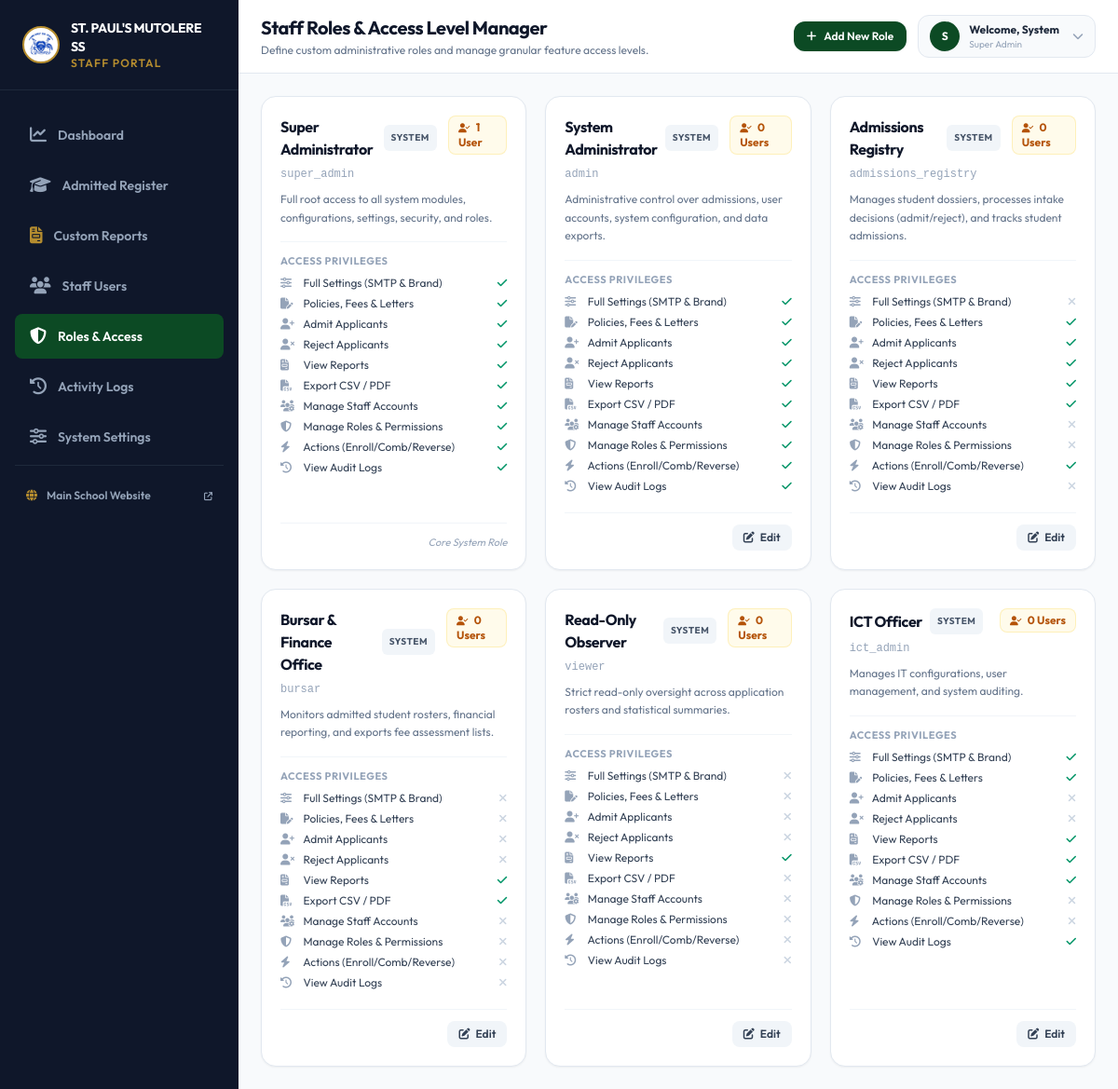
Page /admin/roles.php (signed in) on the committed database.
### tables this page shows
CREATE TABLE IF NOT EXISTS `system_roles` (
  `id` INT AUTO_INCREMENT PRIMARY KEY,
  `role_key` VARCHAR(50) NOT NULL UNIQUE,
  `role_name` VARCHAR(100) NOT NULL,
  `description` TEXT DEFAULT NULL,
  `can_manage_settings` TINYINT DEFAULT 0,
  `can_manage_admission_policies` TINYINT DEFAULT 0,
  `can_admit_students` TINYINT DEFAULT 0,
  `can_reject_students` TINYINT DEFAULT 0,
  `can_view_reports` TINYINT DEFAULT 1,
  `can_export_data` TINYINT DEFAULT 0,
  `can_manage_users` TINYINT DEFAULT 0,
  `can_manage_roles` TINYINT DEFAULT 0,
  `can_take_application_actions` TINYINT DEFAULT 0,
  `can_view_logs` TINYINT DEFAULT 0,
  `is_system` TINYINT DEFAULT 0,
  `created_at` TIMESTAMP DEFAULT CURRENT_TIMESTAMP
);

### admin/roles.php (the view, shortened to what the rows shown need)
<?php
require __DIR__ . '/auth.php';
require __DIR__ . '/../config/db.php';
$currentRole = $_SESSION['admin_role'] ?? '';
$roles = getAllRoles($pdo);
$isSuperAdmin = (($currentRole ?? '') === 'super_admin');
$userCounts = [];
try {
    $cStmt = $pdo->query("SELECT role, COUNT(*) as cnt FROM admin_users " . ($isSuperAdmin ? "" : "WHERE role != 'super_admin' ") . "GROUP BY role");
    while ($row = $cStmt->fetch(PDO::FETCH_ASSOC)) {
        $userCounts[$row['role']] = (int)$row['cnt'];
    }
} catch (Exception $e) {}
?>
<!DOCTYPE html>
<html lang="en">
<head>
    <script src="https://cdn.tailwindcss.com" data-cfasync="false"></script>
    <link rel="stylesheet" href="https://cdnjs.cloudflare.com/ajax/libs/font-awesome/6.5.1/css/all.min.css">
</head>
<body class="bg-slate-100 font-sans text-slate-800 min-h-screen flex flex-col md:flex-row overflow-x-hidden">
    <main class="flex-1 flex flex-col min-w-0 bg-slate-50 min-h-screen">
        <header class="bg-white border-b border-slate-200 px-4 sm:px-6 py-4 flex flex-col sm:flex-row justify-between sm:items-center gap-4">
            <div class="flex items-center gap-3">
                <div>
                    <h1 class="text-base sm:text-xl font-bold text-slate-900 tracking-tight">Staff Roles & Access Level Manager</h1>
                </div>
            </div>
        </header>
        <div class="p-6 max-w-7xl w-full mx-auto space-y-6">
            <div class="grid grid-cols-1 md:grid-cols-2 lg:grid-cols-3 gap-5">
                <?php foreach ($roles as $r):
                    $roleKey = $r['role_key'];
                    $isSys = !empty($r['is_system']);
                    $assignedUsers = $userCounts[$roleKey] ?? 0;
                    $perms = getRolePermissions($pdo, $roleKey);
                ?>
                <div class="bg-white rounded-2xl border border-slate-200 p-5 shadow-sm hover:shadow transition flex flex-col justify-between">
                    <div>
                        <div class="flex items-start justify-between gap-3 mb-2">
                            <div>
                                <h3 class="text-base font-bold text-slate-900 tracking-tight flex items-center gap-2">
                                    <?= htmlspecialchars($r['role_name']) ?>
                                    <?php if ($isSys): ?>
                                        <span class="px-2 py-0.5 bg-slate-100 text-slate-600 text-[10px] font-bold rounded-md uppercase tracking-wider">System</span>
                                    <?php else: ?>
                                        <span class="px-2 py-0.5 bg-brand-50 text-brand-700 text-[10px] font-bold rounded-md uppercase tracking-wider">Custom</span>
                                    <?php endif; ?>
                                </h3>
                                <span class="font-mono text-xs text-slate-400 font-medium"><?= htmlspecialchars($roleKey) ?></span>
                            </div>
                            <span class="px-2.5 py-1 bg-amber-50 text-amber-700 text-xs font-bold rounded-lg border border-amber-200/50">
                                <i class="fa-solid fa-user-check mr-1 text-[10px]"></i> <?= $assignedUsers ?> <?= $assignedUsers === 1 ? 'User' : 'Users' ?>
                            </span>
                        </div>
                        <p class="text-xs text-slate-500 leading-relaxed mb-4 min-h-[36px]">
                            <?= htmlspecialchars($r['description'] ?: 'Custom role with defined administrative access levels.') ?>
                        </p>
                        <div class="space-y-1.5 border-t border-slate-100 pt-3 text-xs">
                            <div class="text-[11px] font-bold text-slate-400 uppercase tracking-wider mb-2">Access Privileges</div>
                            <div class="flex items-center justify-between text-slate-700">
                                <span><i class="fa-solid fa-sliders w-4 text-slate-400 mr-1.5"></i> Full Settings (SMTP & Brand)</span>
                                <?= !empty($perms['can_manage_settings']) ? '<i class="fa-solid fa-check text-emerald-600 font-bold"></i>' : '<i class="fa-solid fa-xmark text-slate-300"></i>' ?>
                            </div>
                            <div class="flex items-center justify-between text-slate-700">
                                <span><i class="fa-solid fa-file-pen w-4 text-slate-400 mr-1.5"></i> Policies, Fees & Letters</span>
                                <?= (!empty($perms['can_manage_settings']) || !empty($perms['can_manage_admission_policies'])) ? '<i class="fa-solid fa-check text-emerald-600 font-bold"></i>' : '<i class="fa-solid fa-xmark text-slate-300"></i>' ?>
                            </div>
                            <div class="flex items-center justify-between text-slate-700">
                                <span><i class="fa-solid fa-user-plus w-4 text-slate-400 mr-1.5"></i> Admit Applicants</span>
                                <?= !empty($perms['can_admit_students']) ? '<i class="fa-solid fa-check text-emerald-600 font-bold"></i>' : '<i class="fa-solid fa-xmark text-slate-300"></i>' ?>
                            </div>
                            <div class="flex items-center justify-between text-slate-700">
                                <span><i class="fa-solid fa-user-xmark w-4 text-slate-400 mr-1.5"></i> Reject Applicants</span>
                                <?= !empty($perms['can_reject_students']) ? '<i class="fa-solid fa-check text-emerald-600 font-bold"></i>' : '<i class="fa-solid fa-xmark text-slate-300"></i>' ?>
                            </div>
                            <div class="flex items-center justify-between text-slate-700">
                                <span><i class="fa-solid fa-file-invoice w-4 text-slate-400 mr-1.5"></i> View Reports</span>
                                <?= !empty($perms['can_view_reports']) ? '<i class="fa-solid fa-check text-emerald-600 font-bold"></i>' : '<i class="fa-solid fa-xmark text-slate-300"></i>' ?>
                            </div>
                            <div class="flex items-center justify-between text-slate-700">
                                <span><i class="fa-solid fa-file-csv w-4 text-slate-400 mr-1.5"></i> Export CSV / PDF</span>
                                <?= !empty($perms['can_export_data']) ? '<i class="fa-solid fa-check text-emerald-600 font-bold"></i>' : '<i class="fa-solid fa-xmark text-slate-300"></i>' ?>
                            </div>
                            <div class="flex items-center justify-between text-slate-700">
                                <span><i class="fa-solid fa-users-gear w-4 text-slate-400 mr-1.5"></i> Manage Staff Accounts</span>
                                <?= !empty($perms['can_manage_users']) ? '<i class="fa-solid fa-check text-emerald-600 font-bold"></i>' : '<i class="fa-solid fa-xmark text-slate-300"></i>' ?>
                            </div>
                            <div class="flex items-center justify-between text-slate-700">
                                <span><i class="fa-solid fa-shield-halved w-4 text-slate-400 mr-1.5"></i> Manage Roles & Permissions</span>
                                <?= !empty($perms['can_manage_roles']) ? '<i class="fa-solid fa-check text-emerald-600 font-bold"></i>' : '<i class="fa-solid fa-xmark text-slate-300"></i>' ?>
                            </div>
                            <div class="flex items-center justify-between text-slate-700">
                                <span><i class="fa-solid fa-bolt w-4 text-slate-400 mr-1.5"></i> Actions (Enroll/Comb/Reverse)</span>
                                <?= !empty($perms['can_take_application_actions']) ? '<i class="fa-solid fa-check text-emerald-600 font-bold"></i>' : '<i class="fa-solid fa-xmark text-slate-300"></i>' ?>
                            </div>
                            <div class="flex items-center justify-between text-slate-700">
                                <span><i class="fa-solid fa-clock-rotate-left w-4 text-slate-400 mr-1.5"></i> View Audit Logs</span>
                                <?= !empty($perms['can_view_logs']) ? '<i class="fa-solid fa-check text-emerald-600 font-bold"></i>' : '<i class="fa-solid fa-xmark text-slate-300"></i>' ?>
                            </div>
                        </div>
                    </div>
                    <div class="mt-5 pt-3 border-t border-slate-100 flex items-center justify-end gap-2 whitespace-nowrap flex-nowrap shrink-0">
                        <?php if ($roleKey !== 'super_admin'): ?>
                            <button type="button" onclick="openEditModal(<?= htmlspecialchars(json_encode($r)) ?>)" class="px-3 py-1.5 text-xs font-semibold text-slate-700 hover:text-brand-700 bg-slate-100 hover:bg-slate-200 rounded-lg transition inline-flex items-center gap-1.5 whitespace-nowrap flex-nowrap shrink-0">
                                <i class="fa-solid fa-pen-to-square"></i> Edit
                            </button>
                        <?php else: ?>
                            <span class="text-[11px] text-slate-400 italic whitespace-nowrap">Core System Role</span>
                        <?php endif; ?>
                    </div>
                </div>
                <?php endforeach; ?>
            </div>
        </div>
    </main>
</body>
</html>

### rows in the picture
system_roles: role_name "Super Administrator", is_system "SYSTEM", role_key "super_admin", role_key "1", shows "User", description "Full root access to all system modules, configurations, settings, security, and roles.", shows "Core System Role"
system_roles: role_name "System Administrator", is_system "SYSTEM", role_key "admin", role_key "0", shows "Users", description "Administrative control over admissions, user accounts, system configuration, and data exports."
system_roles: role_name "Admissions Registry", is_system "SYSTEM", role_key "admissions_registry", role_key "0", shows "Users", description "Manages student dossiers, processes intake decisions (admit/reject), and tracks student admissions."
system_roles: role_name "Bursar & Finance Office", is_system "SYSTEM", role_key "bursar", role_key "0", shows "Users", description "Monitors admitted student rosters, financial reporting, and exports fee assessment lists."
system_roles: role_name "Read-Only Observer", is_system "SYSTEM", role_key "viewer", role_key "0", shows "Users", description "Strict read-only oversight across application rosters and statistical summaries."
system_roles: role_name "ICT Officer", is_system "SYSTEM", role_key "ict_admin", role_key "0", shows "Users", description "Manages IT configurations, user management, and system auditing."

### other values in the picture
$school_short_name "ST. PAUL'S MUTOLERE SS"
substr($adminFirstName, 0, 1) "S"
$adminFirstName "System"
str_replace('_', ' ', $currentRole) "Super Admin"
